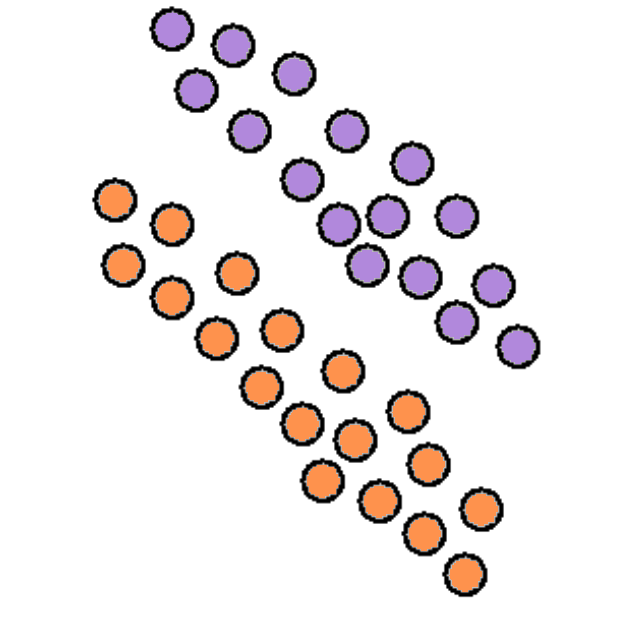
#> input picture TiltCV_detection/Circle.png, 636 x 634 px, given in place of the camera
$ python Equalize.py
#> lines starting #> are read from the running program, lines starting #| are printed output that depends on the picture
import cv2
import numpy as np

def nothing(x):
    pass

cap = cv2.VideoCapture(0)

cv2.namedWindow('image')

cv2.createTrackbar('clipLimit', 'image',20,1000, nothing)
cv2.createTrackbar('tileGridSize', 'image',8,100, nothing)
while (1):

    cliptlimit = cv2.getTrackbarPos('clipLimit', 'image')

    tiltegridsize = cv2.getTrackbarPos('tileGridSize', 'image')

    cliptlimit = cliptlimit / 10

    _, frame = cap.read()
#> frame is the input picture: shape (634, 636, 3); mean B, G, R 233.7, 233.5, 238.6

    new_frame = cv2.cvtColor(frame, cv2.COLOR_BGR2GRAY)
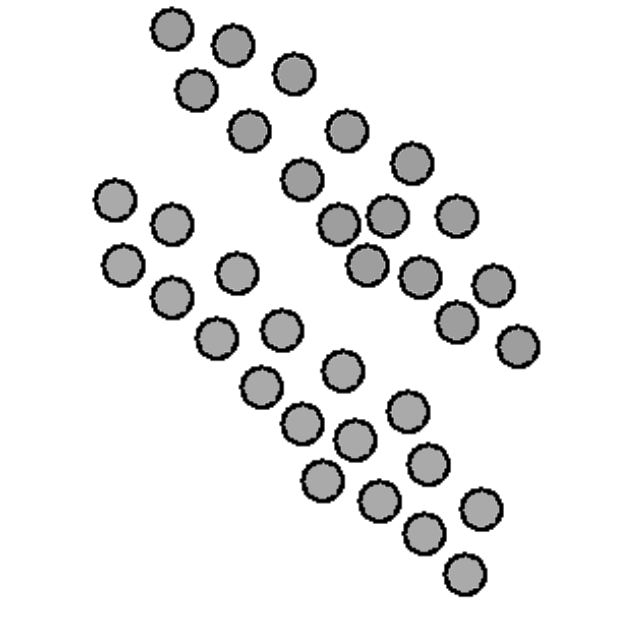
#> new_frame: shape (634, 636); min 0, max 255, mean 235


    #adapt equalize
    clahe = cv2.createCLAHE(clipLimit=cliptlimit, tileGridSize=(tiltegridsize,tiltegridsize))
    cl1 = clahe.apply(new_frame)

    # sample equalize
    equ = cv2.equalizeHist(new_frame)
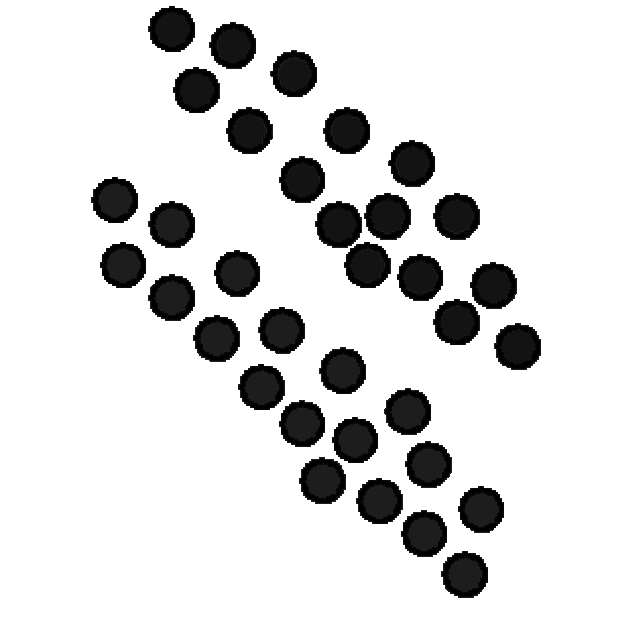
#> equ: shape (634, 636); min 0, max 255, mean 220.5

    res1 = np.hstack((new_frame,equ))
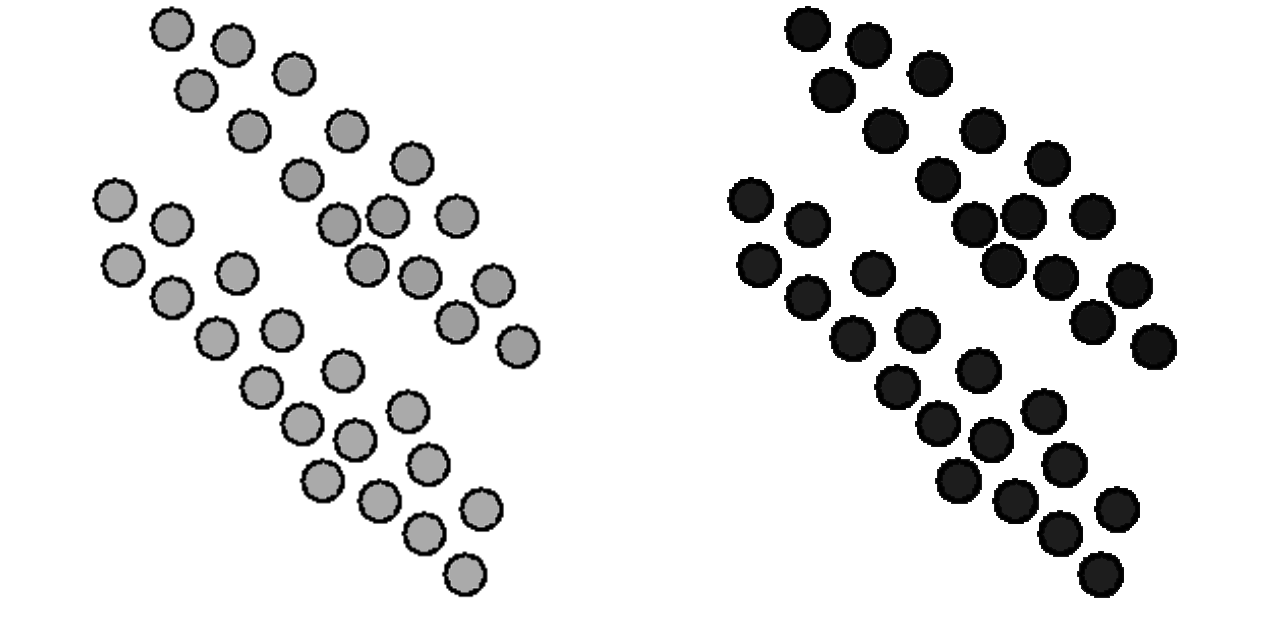
#> res1: shape (634, 1272); min 0, max 255, mean 227.8
    res2 = np.hstack((new_frame, cl1))
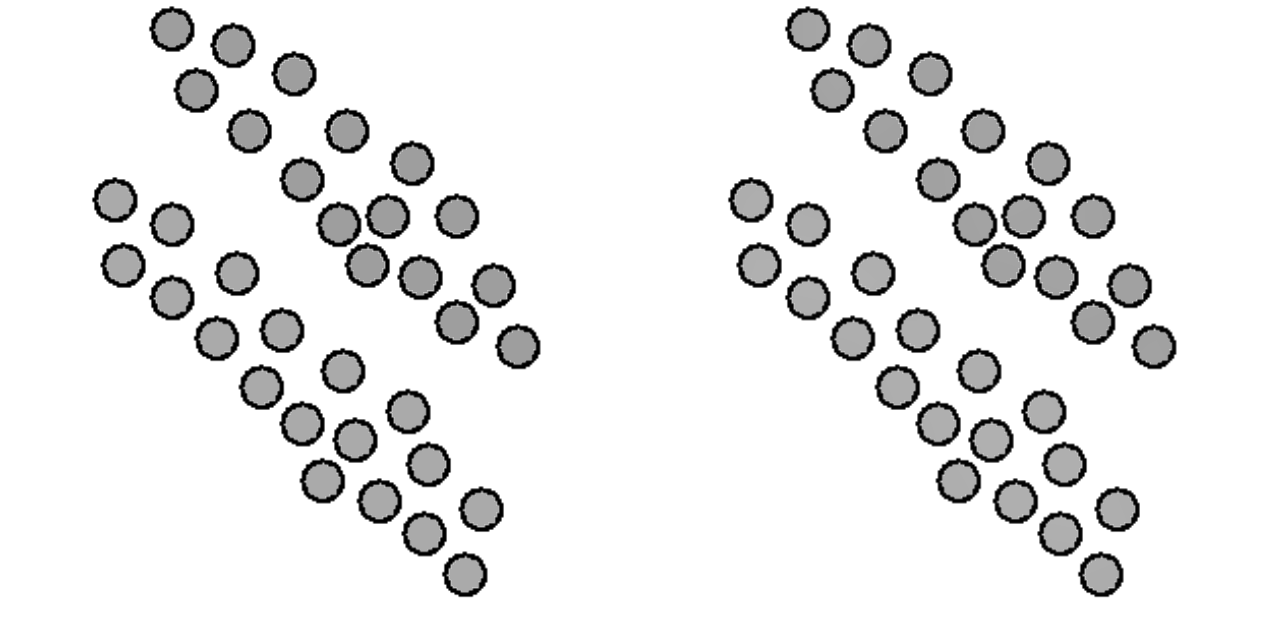
#> res2: shape (634, 1272); min 0, max 255, mean 235.3
    cv2.imshow('res1', res1)
    cv2.imshow('image', res2)

    k = cv2.waitKey(5) & 0xFF
#> (key Esc is pressed here)
    if k == 27:
        break

cv2.destroyAllWindows()
